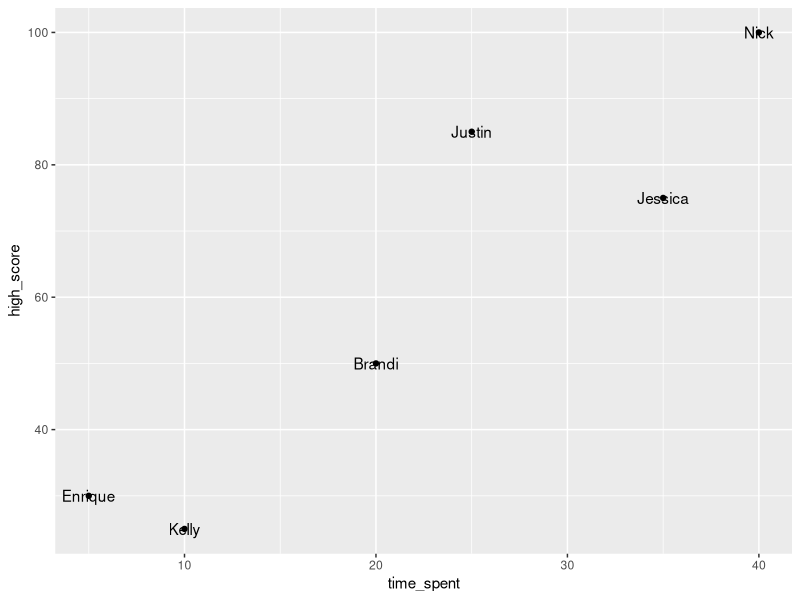
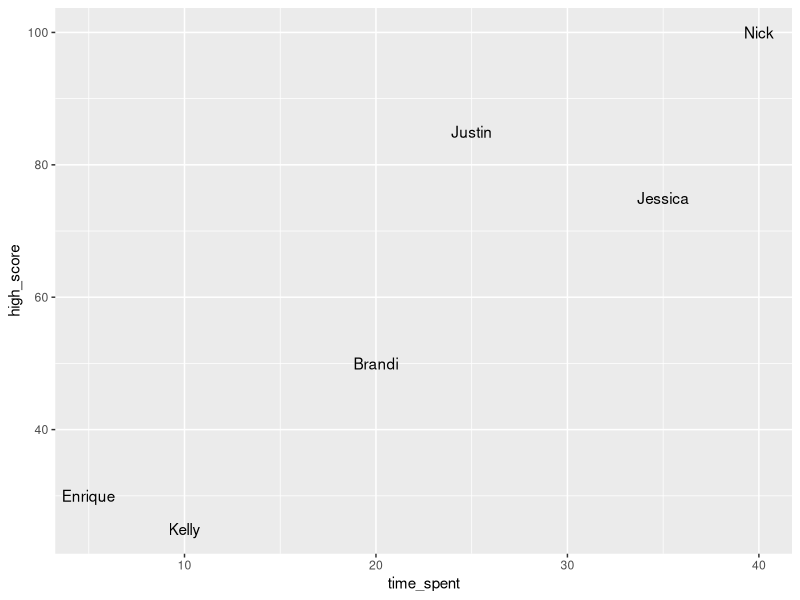
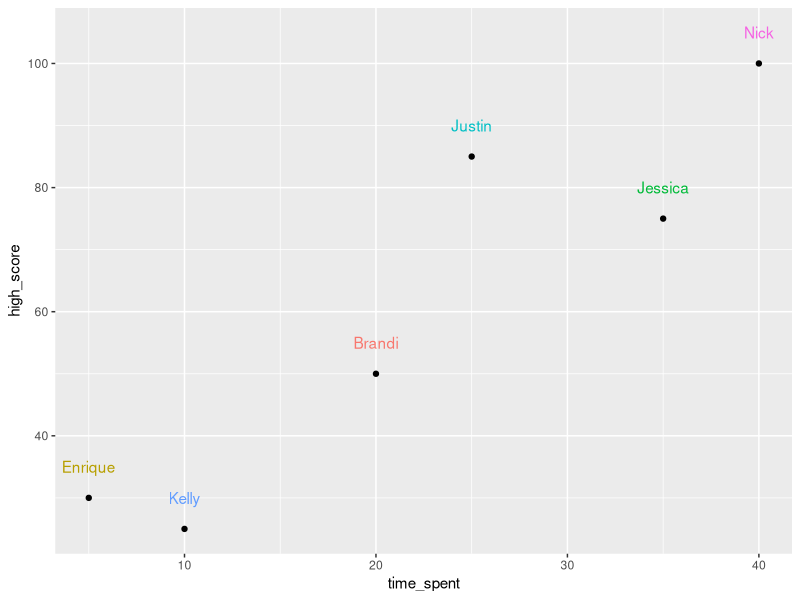
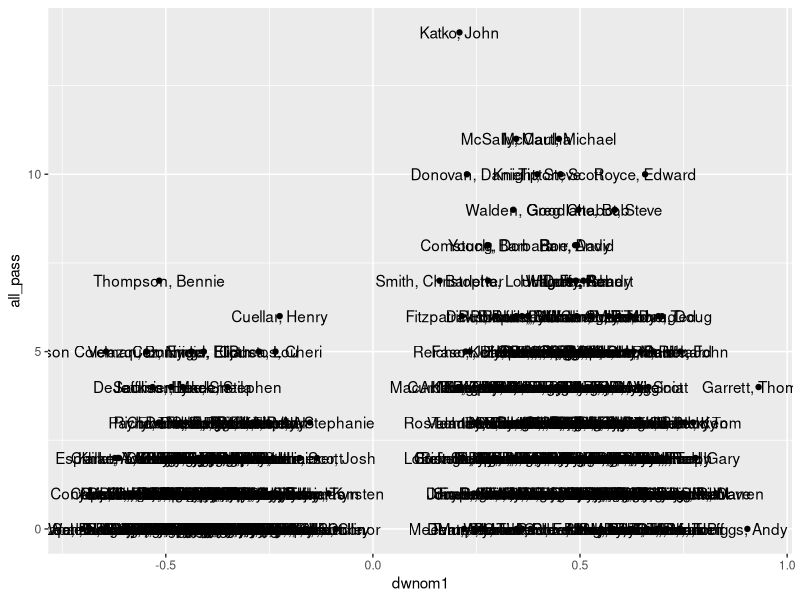
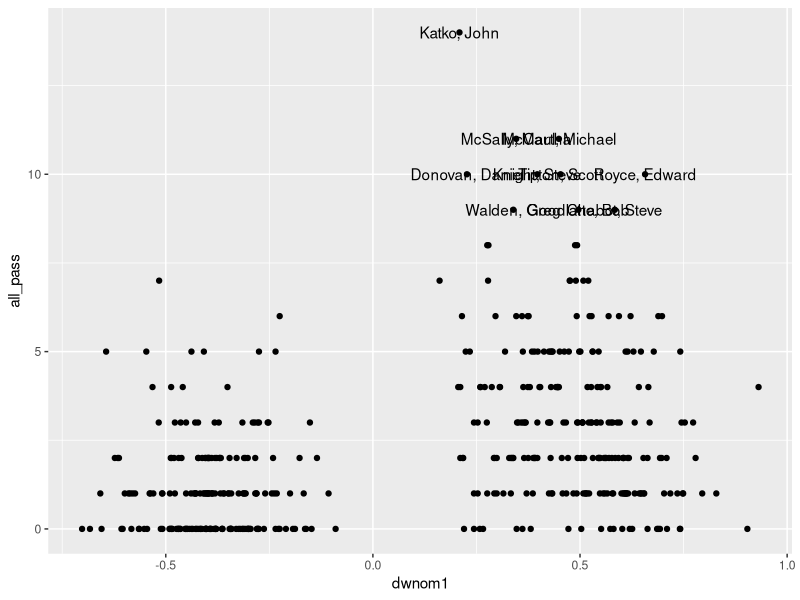
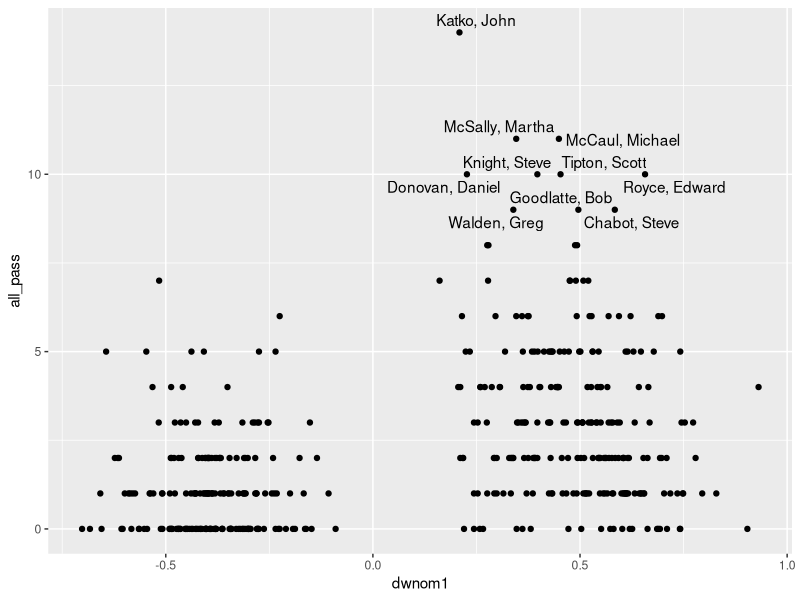
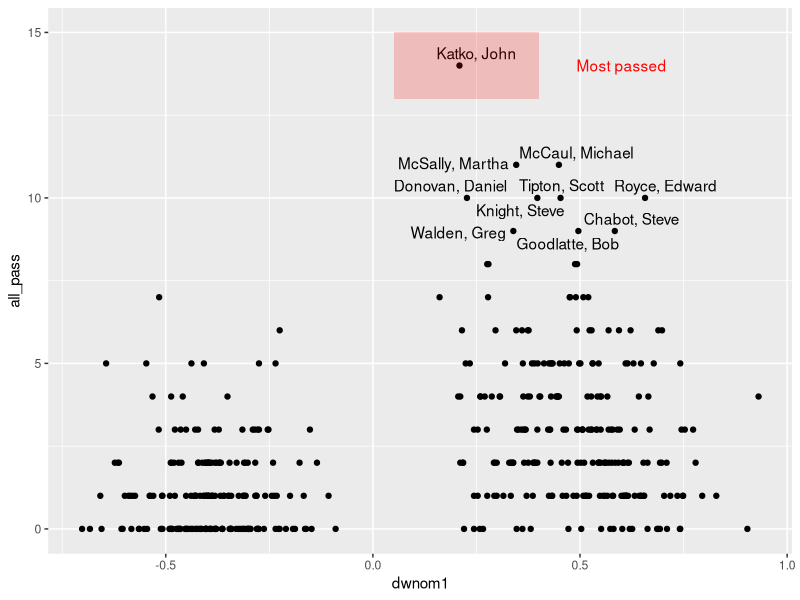

Reproduce these figures in R, in order.
library(tidyverse)

# make a scatter plot of lifetime high scores in tetris against cumulative hours playing tetris

kid<-c("Nick","Jessica","Justin","Brandi","Kelly","Enrique")
time_spent<-c(40,35,25,20,10,5)
high_score<-c(100,75,85,50,25,30)

tetris<-tibble(kid,time_spent,high_score)

ggplot(tetris,aes(x=time_spent,y=high_score)) +
  geom_point() + 
  geom_text(aes(label=kid))

ggplot(tetris,aes(x=time_spent,y=high_score)) +
  # geom_point() + 
  geom_text(aes(label=kid))

# look for help
?geom_text


# push the text away from the point, add some color
ggplot(tetris,aes(x=time_spent,y=high_score)) +
  geom_point() + 
  geom_text(aes(label=kid,color=kid),nudge_y = 5) + 
  guides(color=FALSE)

# making a plot using Congress data
# plot political ideology and how many bills a member passes
# dwnom1 on the x axis and all_pass on the y axis

cel<-read.csv("cel_volden_wiseman-_coursera.csv")

cel %>% filter(congress==115) %>%
  ggplot(aes(x=dwnom1,y=all_pass, label=thomas_name)) + 
  geom_point() + 
  geom_text()

cel %>% filter(congress==115) %>%
  ggplot(aes(x=dwnom1,y=all_pass, label=thomas_name)) + 
  geom_point() + 
  # specify here that you only want the geom_text to apply to a subset of the data
  geom_text(data=filter(cel,congress==115 & all_pass>8))

## install.packages("ggrepel")
library(ggrepel)

cel %>% filter(congress==115) %>%
  ggplot(aes(x=dwnom1,y=all_pass)) + 
  geom_point() + 
  # specify here that you only want the geom_text to apply to a subset of the data
  geom_text_repel(data=filter(cel,congress==115 & all_pass>8), mapping=aes(x=dwnom1, y=all_pass, label=thomas_name))

cel %>% filter(congress==115) %>%
  ggplot(aes(x=dwnom1,y=all_pass)) + 
  geom_point() + 
  # specify here that you only want the geom_text to apply to a subset of the data
  geom_text_repel(data=filter(cel,congress==115 & all_pass>8), mapping=aes(x=dwnom1, y=all_pass, label=thomas_name)) +
  annotate("rect",xmin=.05,xmax = .4,ymin=13,ymax=15,alpha=.2, fill="red")+
  annotate("text",x=.6,y=14,label="Most passed", color="red")